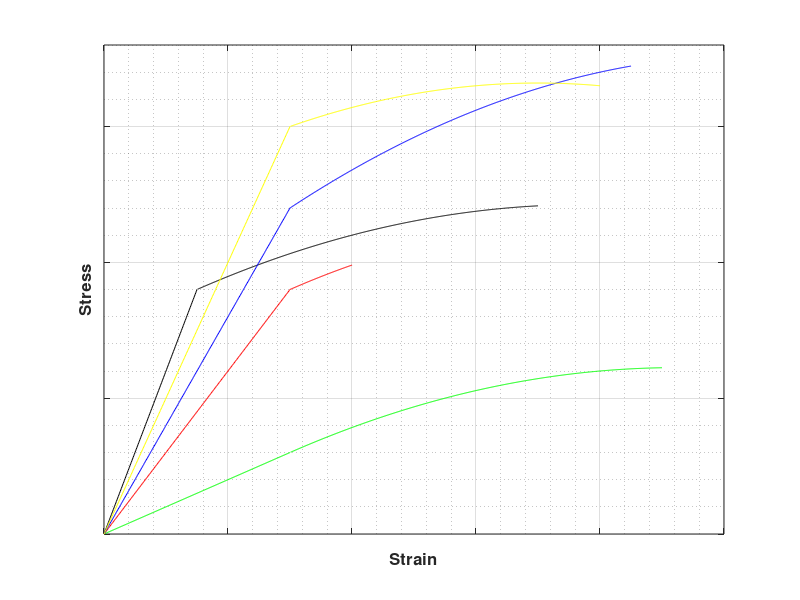

MATLAB code to generate this figure:
stress=100;
A1=10;
x1=0:0.1:30;
x2=30.1:0.1:80;
y11=stress*A1*x1;
x5=30.1:0.1:90;
y12=(-8*(x5-max(x1)).^2)+(1000*(x5-max(x1)))+(max(y11));
A2=60;
x3=15.1:0.1:70;
x4=0:0.1:15;
y21=stress*A2*x4;
y22=(-8*(x3-max(x4)).^2)+(1000*(x3-max(x4)))+(max(y21));
A3=30;
x6=30:0.1:40;
y31=stress*A3*x1;
y32=(-10*(x6-max(x1)).^2)+(1000*(x6-max(x1)))+(max(y31));
A4=40;
y41=stress*A4*x1;
x7=30:0.1:85;
y42=(-10*(x7-max(x1)).^2)+(1500*(x7-max(x1)))+(max(y41));
A5=50;
y51=stress*A5*x1;
y52=(-10*(x2-max(x1)).^2)+(800*(x2-max(x1)))+(max(y51));
plot(x1,y11,'green')
hold on
plot(x5,y12,'green')
plot(x4,y21,'black')
plot(x3,y22,'black')
plot(x1,y31,'red')
plot(x6,y32,'red')
plot(x1,y41,'blue')
plot(x7,y42,'blue')
plot(x1,y51,'yellow')
plot(x2,y52,'yellow')
grid on
grid minor
axis([0 100 0 18*10^4])
set(gca,'YTickLabel',[],'XTickLabel',[])
ylabel('Stress','Fontsize',12,'FontWeight','bold');
xlabel('Strain','Fontsize',12,'FontWeight','bold');
hold off
